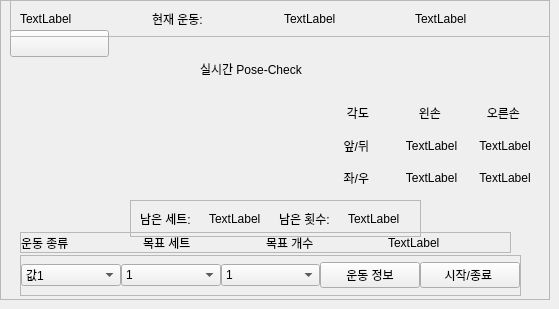
    <widget class="QWidget" name="page_2">
     <widget class="QFrame" name="frame_3">
      <property name="geometry">
       <rect>
        <x>0</x>
        <y>0</y>
        <width>550</width>
        <height>300</height>
       </rect>
      </property>
      <property name="frameShape">
       <enum>QFrame::StyledPanel</enum>
      </property>
      <property name="frameShadow">
       <enum>QFrame::Raised</enum>
      </property>
      <widget class="QFrame" name="frame_4">
       <property name="geometry">
        <rect>
         <x>20</x>
         <y>255</y>
         <width>501</width>
         <height>41</height>
        </rect>
       </property>
       <property name="frameShape">
        <enum>QFrame::StyledPanel</enum>
       </property>
       <property name="frameShadow">
        <enum>QFrame::Raised</enum>
       </property>
       <layout class="QHBoxLayout" name="horizontalLayout_2">
        <property name="spacing">
         <number>0</number>
        </property>
        <property name="leftMargin">
         <number>0</number>
        </property>
        <property name="topMargin">
         <number>0</number>
        </property>
        <property name="rightMargin">
         <number>0</number>
        </property>
        <property name="bottomMargin">
         <number>0</number>
        </property>
        <item>
         <widget class="QComboBox" name="cb1_2">
          <item>
           <property name="text">
            <string>값1</string>
           </property>
          </item>
          <item>
           <property name="text">
            <string>값2</string>
           </property>
          </item>
          <item>
           <property name="text">
            <string>값3</string>
           </property>
          </item>
         </widget>
        </item>
        <item>
         <widget class="QComboBox" name="cb2_2">
          <item>
           <property name="text">
            <string>1</string>
           </property>
          </item>
          <item>
           <property name="text">
            <string>2</string>
           </property>
          </item>
          <item>
           <property name="text">
            <string>3</string>
           </property>
          </item>
          <item>
           <property name="text">
            <string>4</string>
           </property>
          </item>
          <item>
           <property name="text">
            <string>5</string>
           </property>
          </item>
          <item>
           <property name="text">
            <string>6</string>
           </property>
          </item>
          <item>
           <property name="text">
            <string>7</string>
           </property>
          </item>
          <item>
           <property name="text">
            <string>8</string>
           </property>
          </item>
          <item>
           <property name="text">
            <string>9</string>
           </property>
          </item>
          <item>
           <property name="text">
            <string>10</string>
           </property>
          </item>
         </widget>
        </item>
        <item>
         <widget class="QComboBox" name="cb3_2">
          <item>
           <property name="text">
            <string>1</string>
           </property>
          </item>
          <item>
           <property name="text">
            <string>2</string>
           </property>
          </item>
          <item>
           <property name="text">
            <string>3</string>
           </property>
          </item>
          <item>
           <property name="text">
            <string>4</string>
           </property>
          </item>
          <item>
           <property name="text">
            <string>5</string>
           </property>
          </item>
          <item>
           <property name="text">
            <string>6</string>
           </property>
          </item>
          <item>
           <property name="text">
            <string>7</string>
           </property>
          </item>
          <item>
           <property name="text">
            <string>8</string>
           </property>
          </item>
          <item>
           <property name="text">
            <string>9</string>
           </property>
          </item>
          <item>
           <property name="text">
            <string>10</string>
           </property>
          </item>
          <item>
           <property name="text">
            <string>11</string>
           </property>
          </item>
          <item>
           <property name="text">
            <string>12</string>
           </property>
          </item>
          <item>
           <property name="text">
            <string>13</string>
           </property>
          </item>
          <item>
           <property name="text">
            <string>14</string>
           </property>
          </item>
          <item>
           <property name="text">
            <string>15</string>
           </property>
          </item>
          <item>
           <property name="text">
            <string>16</string>
           </property>
          </item>
          <item>
           <property name="text">
            <string>17</string>
           </property>
          </item>
          <item>
           <property name="text">
            <string>18</string>
           </property>
          </item>
          <item>
           <property name="text">
            <string>19</string>
           </property>
          </item>
          <item>
           <property name="text">
            <string>20</string>
           </property>
          </item>
         </widget>
        </item>
        <item>
         <widget class="QPushButton" name="info_3">
          <property name="text">
           <string>운동 정보</string>
          </property>
         </widget>
        </item>
        <item>
         <widget class="QPushButton" name="startfinish_2">
          <property name="text">
           <string>시작/종료 </string>
          </property>
         </widget>
        </item>
       </layout>
      </widget>
      <widget class="QPushButton" name="gotohome_2">
       <property name="geometry">
        <rect>
         <x>10</x>
         <y>30</y>
         <width>99</width>
         <height>27</height>
        </rect>
       </property>
       <property name="text">
        <string/>
       </property>
       <property name="icon">
        <iconset resource="resources.qrc">
         <normaloff>:/icons/icons/rotate-ccw.svg</normaloff>:/icons/icons/rotate-ccw.svg</iconset>
       </property>
      </widget>
      <widget class="QFrame" name="frame_6">
       <property name="geometry">
        <rect>
         <x>20</x>
         <y>232</y>
         <width>491</width>
         <height>21</height>
        </rect>
       </property>
       <property name="frameShape">
        <enum>QFrame::StyledPanel</enum>
       </property>
       <property name="frameShadow">
        <enum>QFrame::Raised</enum>
       </property>
       <layout class="QHBoxLayout" name="horizontalLayout_3">
        <property name="spacing">
         <number>0</number>
        </property>
        <property name="leftMargin">
         <number>0</number>
        </property>
        <property name="topMargin">
         <number>0</number>
        </property>
        <property name="rightMargin">
         <number>0</number>
        </property>
        <property name="bottomMargin">
         <number>0</number>
        </property>
        <item>
         <widget class="QLabel" name="label_2">
          <property name="text">
           <string>운동 종류 </string>
          </property>
         </widget>
        </item>
        <item>
         <widget class="QLabel" name="label_5">
          <property name="text">
           <string>목표 세트 </string>
          </property>
         </widget>
        </item>
        <item>
         <widget class="QLabel" name="label_6">
          <property name="text">
           <string>목표 개수 </string>
          </property>
         </widget>
        </item>
        <item>
         <widget class="QLabel" name="label_7">
          <property name="text">
           <string>TextLabel</string>
          </property>
         </widget>
        </item>
       </layout>
      </widget>
      <widget class="QFrame" name="frame_8">
       <property name="geometry">
        <rect>
         <x>10</x>
         <y>0</y>
         <width>541</width>
         <height>37</height>
        </rect>
       </property>
       <property name="frameShape">
        <enum>QFrame::StyledPanel</enum>
       </property>
       <property name="frameShadow">
        <enum>QFrame::Raised</enum>
       </property>
       <layout class="QHBoxLayout" name="horizontalLayout_4">
        <item>
         <widget class="QLabel" name="label_9">
          <property name="text">
           <string>TextLabel</string>
          </property>
         </widget>
        </item>
        <item>
         <widget class="QLabel" name="label_8">
          <property name="text">
           <string>현재 운동: </string>
          </property>
         </widget>
        </item>
        <item>
         <widget class="QLabel" name="nowstate_2">
          <property name="text">
           <string>TextLabel</string>
          </property>
         </widget>
        </item>
        <item>
         <widget class="QLabel" name="time_2">
          <property name="text">
           <string>TextLabel</string>
          </property>
         </widget>
        </item>
       </layout>
      </widget>
      <widget class="QWidget" name="gridLayoutWidget">
       <property name="geometry">
        <rect>
         <x>324</x>
         <y>100</y>
         <width>215</width>
         <height>91</height>
        </rect>
       </property>
       <layout class="QGridLayout" name="gridLayout_2">
        <item row="1" column="0">
         <widget class="QLabel" name="label_4">
          <property name="text">
           <string>앞/뒤 </string>
          </property>
          <property name="alignment">
           <set>Qt::AlignCenter</set>
          </property>
         </widget>
        </item>
        <item row="2" column="0">
         <widget class="QLabel" name="label_11">
          <property name="text">
           <string>좌/우 </string>
          </property>
          <property name="alignment">
           <set>Qt::AlignCenter</set>
          </property>
         </widget>
        </item>
        <item row="0" column="0">
         <widget class="QLabel" name="label_3">
          <property name="text">
           <string>각도</string>
          </property>
          <property name="alignment">
           <set>Qt::AlignCenter</set>
          </property>
         </widget>
        </item>
        <item row="1" column="1">
         <widget class="QLabel" name="leftangle1_2">
          <property name="text">
           <string>TextLabel</string>
          </property>
          <property name="alignment">
           <set>Qt::AlignCenter</set>
          </property>
         </widget>
        </item>
        <item row="1" column="2">
         <widget class="QLabel" name="rightangle1_2">
          <property name="text">
           <string>TextLabel</string>
          </property>
          <property name="alignment">
           <set>Qt::AlignCenter</set>
          </property>
         </widget>
        </item>
        <item row="0" column="1">
         <widget class="QLabel" name="label_13">
          <property name="text">
           <string>왼손 </string>
          </property>
          <property name="alignment">
           <set>Qt::AlignCenter</set>
          </property>
         </widget>
        </item>
        <item row="0" column="2">
         <widget class="QLabel" name="label_14">
          <property name="text">
           <string>오른손 </string>
          </property>
          <property name="alignment">
           <set>Qt::AlignCenter</set>
          </property>
         </widget>
        </item>
        <item row="2" column="1">
         <widget class="QLabel" name="leftangle2_2">
          <property name="text">
           <string>TextLabel</string>
          </property>
          <property name="alignment">
           <set>Qt::AlignCenter</set>
          </property>
         </widget>
        </item>
        <item row="2" column="2">
         <widget class="QLabel" name="rightangle2_2">
          <property name="text">
           <string>TextLabel</string>
          </property>
          <property name="alignment">
           <set>Qt::AlignCenter</set>
          </property>
         </widget>
        </item>
       </layout>
      </widget>
      <widget class="QLabel" name="label_17">
       <property name="geometry">
        <rect>
         <x>200</x>
         <y>60</y>
         <width>141</width>
         <height>17</height>
        </rect>
       </property>
       <property name="text">
        <string>실시간 Pose-Check</string>
       </property>
      </widget>
      <widget class="QFrame" name="frame_18">
       <property name="geometry">
        <rect>
         <x>130</x>
         <y>200</y>
         <width>291</width>
         <height>37</height>
        </rect>
       </property>
       <property name="frameShape">
        <enum>QFrame::StyledPanel</enum>
       </property>
       <property name="frameShadow">
        <enum>QFrame::Raised</enum>
       </property>
       <layout class="QHBoxLayout" name="horizontalLayout_6">
        <item>
         <widget class="QLabel" name="label_20">
          <property name="text">
           <string>남은 세트:</string>
          </property>
         </widget>
        </item>
        <item>
         <widget class="QLabel" name="leftset_2">
          <property name="text">
           <string>TextLabel</string>
          </property>
         </widget>
        </item>
        <item>
         <widget class="QLabel" name="label_89">
          <property name="text">
           <string>남은 횟수:</string>
          </property>
         </widget>
        </item>
        <item>
         <widget class="QLabel" name="lefttry_2">
          <property name="text">
           <string>TextLabel</string>
          </property>
         </widget>
        </item>
       </layout>
      </widget>
     </widget>
    </widget>
